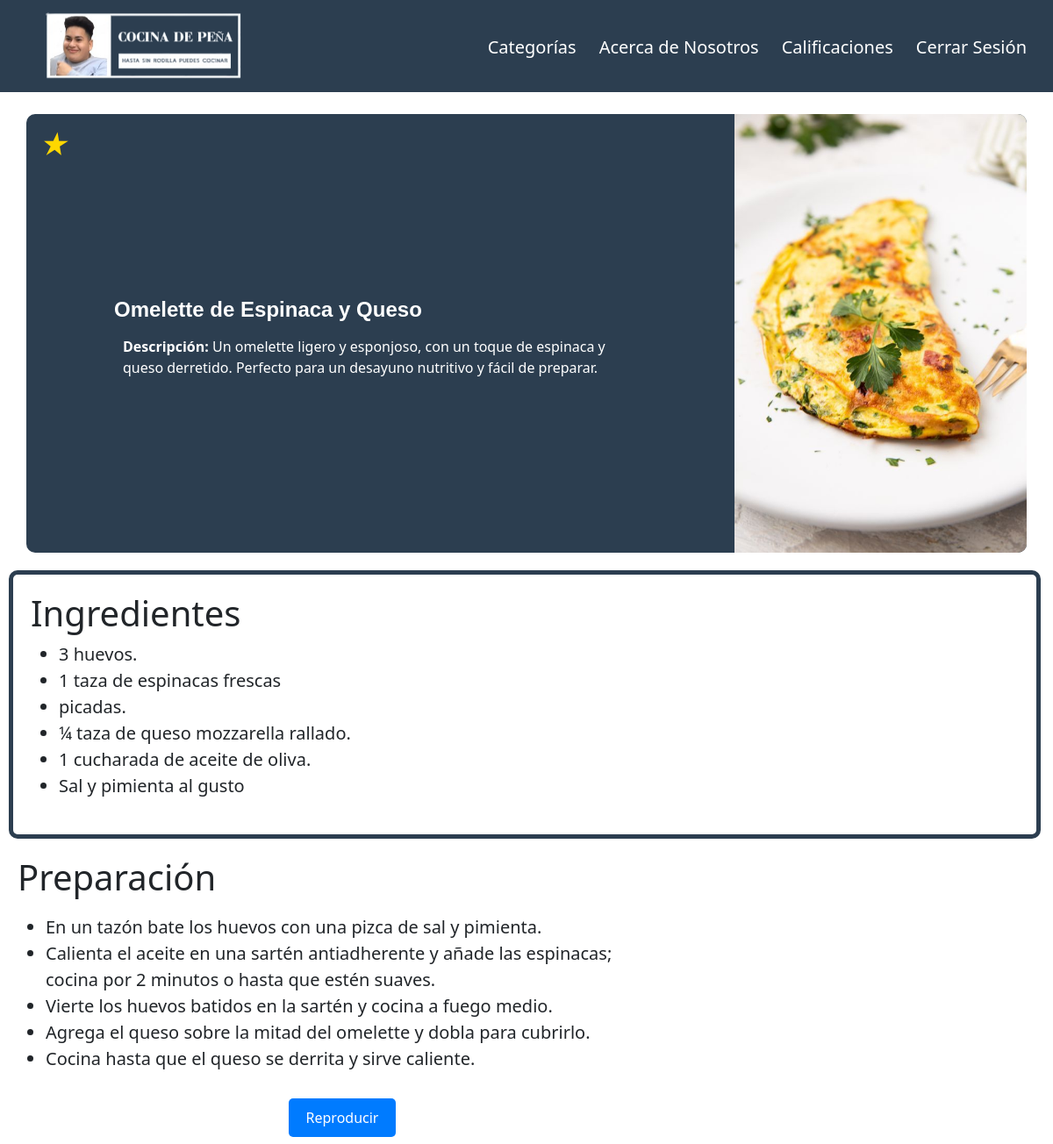
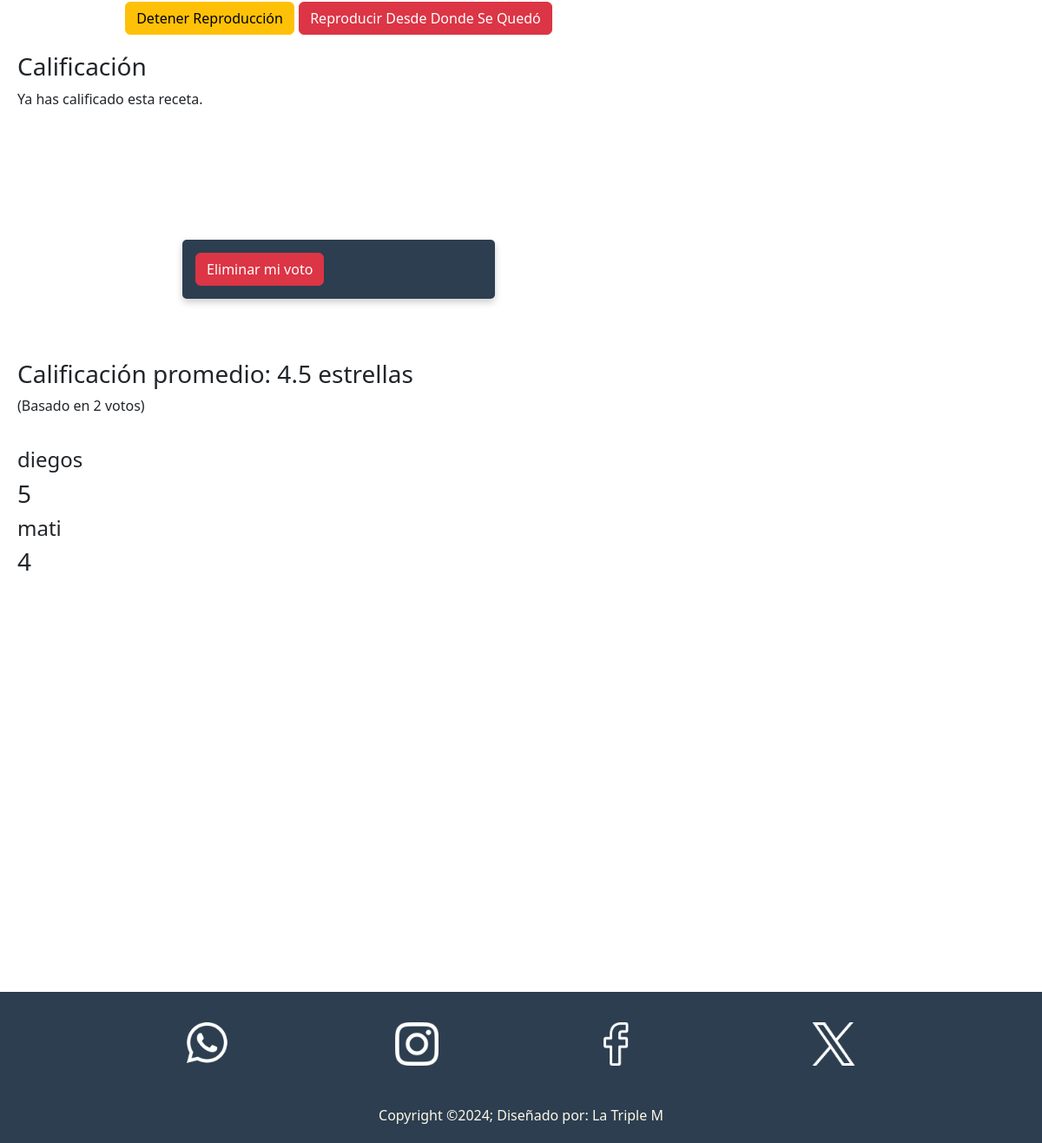
The app's page /receta.php?id=6 (signed in) with its own data (2 pictures, top to bottom).
### tables this page shows
CREATE TABLE `recetas` (
  `id` int(11) NOT NULL,
  `img` varchar(255) NOT NULL,
  `nombre` varchar(100) NOT NULL,
  `micro` varchar(250) NOT NULL,
  `categorias` varchar(255) DEFAULT NULL,
  `preparacion` text NOT NULL,
  `ingredientes` text NOT NULL,
  `calificacion_promedio` float DEFAULT 0,
  `numero_votos` int(11) DEFAULT 0
);

CREATE TABLE `votos` (
  `id` int(11) NOT NULL,
  `id_usuario` varchar(255) NOT NULL,
  `id_receta` int(11) NOT NULL,
  `calificacion` int(1) NOT NULL CHECK (`calificacion` between 1 and 5)
);

CREATE TABLE `usuario` (
  `email` varchar(255) NOT NULL,
  `contraseña` varchar(200) NOT NULL,
  `usuario` varchar(150) DEFAULT NULL
);

### receta.php (the view, shortened to what this page needs)
<?php
$servername = "localhost";
$username = "root";
$password = "";
$dbname = "cocina";
$mysqli = new mysqli($servername, $username, $password, $dbname);
$receta_id = isset($_GET['id']) ? (int)$_GET['id'] : 0;
$sql = "SELECT * FROM recetas WHERE id = ?";
$stmt = $mysqli->prepare($sql);
$stmt->bind_param("i", $receta_id);
$stmt->execute();
$result = $stmt->get_result();
if ($row = $result->fetch_assoc()):
?>
<!DOCTYPE html>
<html lang="en">
<head>
    <link href="https://cdn.jsdelivr.net/npm/bootstrap@5.3.0-alpha1/dist/css/bootstrap.min.css" rel="stylesheet">
    <link rel="stylesheet" href="css/styles.css">
</head>
<body>
<header>
        <nav class="navbar navbar-expand-lg navbar-dark bg-dark">
            <div class="container-fluid">
                <a class="navbar-brand" href="index.php"><img src="img/logos/10.png" alt="Logo"></a>
                <div class="collapse navbar-collapse" id="navbarNav">
                    <ul class="navbar-nav ms-auto">
                        <li class="nav-item">
                            <a class="nav-link" href="pages/categorias.php">Categorías</a>
                        </li>
                        <li class="nav-item">
                            <a class="nav-link" href="pages/nosotros.php">Acerca de Nosotros</a>
                        </li>
                        <?php
                        if (!isset($_SESSION['usuario_id'])) {
                            echo '
                            <li class="nav-item">
                                <a class="nav-link" href="paginas php/registro.html">Registrarse</a>
                            </li>
                            <li class="nav-item">
                                <a class="nav-link" href="paginas php/login.html">Iniciar Sesión</a>
                            </li>';
                        } else {
                            echo '
                            <li clas="nav-item">
                                <a class="nav-link" href="calificaciones.php">Calificaciones</a>
                            </li>
                            <li class="nav-item">
                                <a class="nav-link" href="paginas php/php/logout.php">Cerrar Sesión</a>
                            </li>';
                        }
                        ?>
                    </ul>
                </div>
            </div>
        </nav>
    </header>
    <main>
        <div class="contenedor_receta">
        <div class="favorito">
            <?php
            $favorito_query = "SELECT id FROM favoritos WHERE usuarios_id = ? AND receta_id = ?";
            $favorito_stmt = $mysqli->prepare($favorito_query);
            $favorito_stmt->bind_param("si", $_SESSION['usuario_id'], $receta_id);
            $favorito_stmt->execute();
            $favorito_result = $favorito_stmt->get_result();
            $esFavorito = $favorito_result->num_rows > 0;
            ?>
            <button class="btn-favorito"
                    onclick="toggleFavorito(this, <?= htmlspecialchars($row['id']) ?>)"
                    data-favorito="<?= $esFavorito ? 'true' : 'false' ?>">
                <i class="icono-favorito"><?= $esFavorito ? '★' : '☆' ?></i>
            </button>
        </div>
            <div class="texto" id="titulo">
                <h1 class="card-title"><?= htmlspecialchars($row['nombre']) ?></h1>
                <p class="card-text"><strong>Descripción: </strong><?= htmlspecialchars($row['micro']) ?></p>
            </div>
            <?php if (!empty($row['img'])): ?>
                <img src="<?= htmlspecialchars($row['img']) ?>" alt="Imagen de la receta" class="img-fluid">
            <?php else: ?>
                <p>No hay imagen disponible</p>
            <?php endif; ?>
        </div>
        <div class="contenedor_ingredientes" id="ingredientes">
            <h1>Ingredientes</h1>
            <div class="ingredientes">
                <div class="overflow-auto" style="height: 200px;">
                    <ul id="scrollspyHeading1">
                        <?php
                        $ingredientes = explode(',', $row['ingredientes']);
                        foreach ($ingredientes as $ingrediente): ?>
                            <li><?= htmlspecialchars(trim($ingrediente)) ?></li>
                        <?php endforeach; ?>
                    </ul>
                </div>
            </div>
        </div>
        <div class="Contendor_Preparacion" id="preparacion">
            <h1>Preparación</h1>
            <div class="paso_de_preparacion">
                <ul>
                    <?php
                    $preparaciones = explode(',', $row['preparacion']);
                    foreach ($preparaciones as $preparacion): ?>
                        <li><?= htmlspecialchars(trim($preparacion)) ?></li>
                    <?php endforeach; ?>
                </ul>
                <div class="botones">
                    <button type="button" class="btn btn-primary" id="leer">Reproducir</button>
                    <button type="button" class="btn btn-warning" id="detener">Detener Reproducción</button>
                    <button type="button" class="btn btn-danger" id="reproducir">Reproducir Desde Donde Se Quedó</button>
                </div>
            </div>
        <div class="calificacion">
            <h3>Calificación</h3>
            <?php if (isset($_SESSION['usuario_id'])): ?>
                <?php
                $usuario_id = $_SESSION['usuario_id'];
                $check_query = "SELECT calificacion FROM votos WHERE id_usuario = ? AND id_receta = ?";
                $check_stmt = $mysqli->prepare($check_query);
                $check_stmt->bind_param("si", $usuario_id, $receta_id);
                $check_stmt->execute();
                $voto_result = $check_stmt->get_result();
                ?>
                <?php if ($voto_result->num_rows > 0): ?>
                    <p>Ya has calificado esta receta.</p>
                    <form action="paginas php/php/eliminar_voto.php" method="post">
                        <button type="submit" class="btn btn-danger">Eliminar mi voto</button>
                    </form>
                <?php endif; ?>
            <?php else: ?>
                <p>Inicia sesión para calificar esta receta.</p>
                <a href="paginas php/login.html" class="btn btn-secondary">Iniciar Sesión</a>
            <?php endif; ?>
        </div>
        <div class="calificacion_promedio">
            <h3>Calificación promedio: <?= round($row['calificacion_promedio'] ?? 0, 1) ?> estrellas</h3>
            <p>(Basado en <?= $row['numero_votos'] ?? 0 ?> votos)</p>
        </div>
        <?php
$votos_query = "SELECT usuario.usuario AS nombre, votos.calificacion
                FROM votos
                INNER JOIN usuario ON votos.id_usuario = usuario.email
                WHERE votos.id_receta = ?";
$votos_stmt = $mysqli->prepare($votos_query);
$votos_stmt->bind_param("i", $receta_id);
$votos_stmt->execute();
$votos_result = $votos_stmt->get_result();
?>
<div class="clase">
<?php
if ($votos_result->num_rows > 0):
    while ($voto = $votos_result->fetch_assoc()):
        echo "<h4>" . htmlspecialchars($voto['nombre']) ." </h4>";
        echo "<h3>" .htmlspecialchars($voto['calificacion']) ." </h3>";
    endwhile;
else:
    echo "<p>Aún no hay votos de otros usuarios.</p>";
endif;
?>
</div>
        </div>
    </main>
    <footer>
        <div class="footerContainer">
            <div class="redes">
                <a href=""><img src="img/iconos/whatsapp-f.png" alt=""></a>
                <a href=""><img src="img/iconos/instagram-f.png" alt=""></a>
                <a href=""><img src="img/iconos/facebook-f.png" alt=""></a>
                <a href=""><img src="img/iconos/x-f.png" alt=""></a>
            </div>
            <p>Copyright &copy;2024; Diseñado por: La Triple M</p>
        </div>
    </footer>
</body>
</html>
<?php
else:
    echo "<p>Receta no encontrada.</p>";
endif;
?>

### css/styles.css (style rules this page uses)
.nav-link, .dropdown-item { color: white !important; font-size: 20px; margin-top: 5px; padding-bottom: 10px; transition: transform 0.5s, filter 0.5s, border-bottom 0.5s; margin-right: 10px; }
.navbar { position: fixed; top: 0; left: 0; width: 100%; z-index: 1000; background-color: #2C3E50 !important; }
.container-fluid a img { width: 300px; margin-left: 2px; cursor: pointer; transition: transform 0.8s; border: none; }
.card-title { font-size: 1.5rem; margin: 10px 0; font-weight: bold; text-align: center; }
.card-text { font-size: 1rem; margin: 5px 10px; text-align: center; }
.btn-primary { display: block; width: fit-content; margin: 10px auto; padding: 10px 20px; font-size: 1rem; background-color: #007bff; color: white; border: none; border-radius: 5px; text-align: center; text-decoration: none; cursor: pointer; }
footer { margin-top: 50px; background-color: #2C3E50; color: #FFF8E7; padding: 10px 0; }
.footerContainer { width: 100%; max-width: 1200px; margin: 0 auto; padding: 10px; }
.redes { display: flex; justify-content: center; flex-wrap: wrap; margin-top: 10px; }
.redes a { margin: 5px; }
.redes a img { width: 50px; transition: 0.2s; margin: 0px 90px auto; }
footer p { margin: 40px 0px auto; text-align: center; }
.contenedor_receta { position: relative; margin-top: 290px; background-color: #2C3E50; border-radius: 10px; margin: 130px auto; width: 95%; height: 500px; display: flex; justify-content: space-between; align-items: center; box-sizing: border-box; }
.btn-favorito { position: absolute; top: 10px; left: 10px; background: none; border: none; font-size: 2rem; color: #ccc; cursor: pointer; transition: color 0.3s ease, transform 0.2s ease; z-index: 10; }
.btn-favorito[data-favorito="true"] { color: gold; }
.contenedor_receta h1, .contenedor_receta h2 { color: white; font-family: 'Franklin Gothic Medium', 'Arial Narrow', Arial, sans-serif; text-align: left; }
.texto { display: flex; flex-direction: column; padding: 100px; margin-right: auto; }
.texto .card-text { color: white; text-align: left; }
.contenedor_receta img { height: 100%; border-top-right-radius: 10px; border-bottom-right-radius: 10px; object-fit: cover; }
.Contendor_Preparacion { width: 65%; height: auto; display: flex; flex-direction: column; gap: 20px; padding: 20px; margin-bottom: 450px; }
.paso_de_preparacion { margin-top: -10px; font-size: 20px; }
.contenedor_ingredientes { border: 5px solid #2C3E50; border-radius: 10px; margin: -110px 10px auto; width: 98%; height: auto; display: flex; flex-direction: column; gap: 20px; padding: 20px; }
.contenedor_ingredientes li { font-size: 20px; }
.ingredientes { align-items: center; margin-top: -20px; }
.overflow-auto { padding-bottom: 40px; padding-right: 10px; }
.botones { text-align: center; margin-top: 30px; }
form { background-color: #2C3E50; padding: 15px; border-radius: 5px; width: 360px; margin: 150px auto; color: white; margin-bottom: 50px; box-shadow: 0 4px 8px rgba(0, 0, 0, 0.2); filter: drop-shadow(-1px 1px 5px rgb(255, 255, 255)); }

### records on screen
recetas: nombre "Omelette de Espinaca y Queso", micro "Un omelette ligero y esponjoso, con un toque de espinaca y queso derretido. Perfecto para un desayuno nutritivo y fácil de preparar.", img (picture), ingredientes "3 huevos.", ingredientes "1 taza de espinacas frescas", ingredientes "picadas.", ingredientes "¼ taza de queso mozzarella rallado.", ingredientes "1 cucharada de aceite de oliva.", ingredientes "Sal y pimienta al gusto", preparacion "En un tazón bate los huevos con una pizca de sal y pimienta.", preparacion "Calienta el aceite en una sartén antiadherente y añade las espinacas; cocina por 2 minutos o hasta que estén suaves.", preparacion "Vierte los huevos batidos en la sartén y cocina a fuego medio.", preparacion "Agrega el queso sobre la mitad del omelette y dobla para cubrirlo.", preparacion "Cocina hasta que el queso se derrita y sirve caliente.", calificacion_promedio "4.5", numero_votos "2"
votos: id_usuario.usuario "diegos", calificacion "5"
votos: id_usuario.usuario "mati", calificacion "4"
